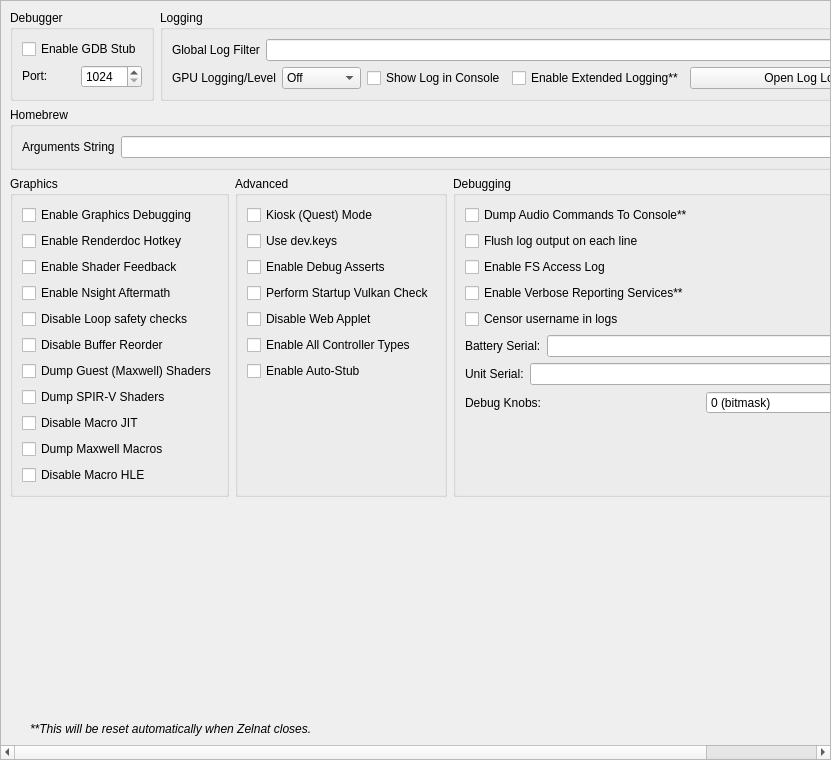
<?xml version="1.0" encoding="UTF-8"?>
<ui version="4.0">
 <class>ConfigureDebug</class>
 <widget class="QScrollArea" name="ConfigureDebug">
  <property name="geometry">
   <rect>
    <x>0</x>
    <y>0</y>
    <width>831</width>
    <height>760</height>
   </rect>
  </property>
  <property name="widgetResizable">
   <bool>true</bool>
  </property>
  <widget class="QWidget" name="widget">
   <property name="geometry">
    <rect>
     <x>0</x>
     <y>0</y>
     <width>829</width>
     <height>758</height>
    </rect>
   </property>
   <layout class="QVBoxLayout" name="verticalLayout_1">
    <item>
     <layout class="QHBoxLayout" name="horizontalLayout">
      <property name="topMargin">
       <number>0</number>
      </property>
      <item>
       <widget class="QGroupBox" name="groupBox">
        <property name="sizePolicy">
         <sizepolicy hsizetype="Preferred" vsizetype="Preferred">
          <horstretch>0</horstretch>
          <verstretch>0</verstretch>
         </sizepolicy>
        </property>
        <property name="title">
         <string>Debugger</string>
        </property>
        <property name="alignment">
         <set>Qt::AlignmentFlag::AlignLeading|Qt::AlignmentFlag::AlignLeft|Qt::AlignmentFlag::AlignTop</set>
        </property>
        <property name="flat">
         <bool>false</bool>
        </property>
        <property name="checkable">
         <bool>false</bool>
        </property>
        <layout class="QVBoxLayout" name="verticalLayout_3">
         <item>
          <widget class="QWidget" name="debug_widget" native="true">
           <property name="sizePolicy">
            <sizepolicy hsizetype="Preferred" vsizetype="Maximum">
             <horstretch>0</horstretch>
             <verstretch>0</verstretch>
            </sizepolicy>
           </property>
           <layout class="QVBoxLayout" name="verticalLayout">
            <property name="sizeConstraint">
             <enum>QLayout::SizeConstraint::SetDefaultConstraint</enum>
            </property>
            <property name="leftMargin">
             <number>0</number>
            </property>
            <property name="topMargin">
             <number>0</number>
            </property>
            <property name="rightMargin">
             <number>0</number>
            </property>
            <property name="bottomMargin">
             <number>0</number>
            </property>
            <item>
             <widget class="QCheckBox" name="toggle_gdbstub">
              <property name="sizePolicy">
               <sizepolicy hsizetype="Maximum" vsizetype="Maximum">
                <horstretch>0</horstretch>
                <verstretch>0</verstretch>
               </sizepolicy>
              </property>
              <property name="text">
               <string>Enable GDB Stub</string>
              </property>
             </widget>
            </item>
            <item>
             <widget class="QWidget" name="horizontalWidget_3" native="true">
              <property name="sizePolicy">
               <sizepolicy hsizetype="Preferred" vsizetype="Maximum">
                <horstretch>0</horstretch>
                <verstretch>0</verstretch>
               </sizepolicy>
              </property>
              <layout class="QHBoxLayout" name="horizontalLayout_3">
               <property name="leftMargin">
                <number>0</number>
               </property>
               <property name="topMargin">
                <number>0</number>
               </property>
               <property name="rightMargin">
                <number>0</number>
               </property>
               <property name="bottomMargin">
                <number>0</number>
               </property>
               <item>
                <widget class="QLabel" name="label_11">
                 <property name="sizePolicy">
                  <sizepolicy hsizetype="Minimum" vsizetype="Maximum">
                   <horstretch>0</horstretch>
                   <verstretch>0</verstretch>
                  </sizepolicy>
                 </property>
                 <property name="text">
                  <string>Port:</string>
                 </property>
                </widget>
               </item>
               <item>
                <widget class="QSpinBox" name="gdbport_spinbox">
                 <property name="sizePolicy">
                  <sizepolicy hsizetype="Preferred" vsizetype="Maximum">
                   <horstretch>0</horstretch>
                   <verstretch>0</verstretch>
                  </sizepolicy>
                 </property>
                 <property name="minimum">
                  <number>1024</number>
                 </property>
                 <property name="maximum">
                  <number>65535</number>
                 </property>
                </widget>
               </item>
              </layout>
             </widget>
            </item>
           </layout>
          </widget>
         </item>
        </layout>
       </widget>
      </item>
      <item>
       <widget class="QGroupBox" name="groupBox_2">
        <property name="sizePolicy">
         <sizepolicy hsizetype="Expanding" vsizetype="Preferred">
          <horstretch>0</horstretch>
          <verstretch>0</verstretch>
         </sizepolicy>
        </property>
        <property name="title">
         <string>Logging</string>
        </property>
        <layout class="QGridLayout" name="gridLayout_1">
         <item row="0" column="0" colspan="4">
          <widget class="QWidget" name="logging_widget" native="true">
           <property name="sizePolicy">
            <sizepolicy hsizetype="Preferred" vsizetype="Maximum">
             <horstretch>0</horstretch>
             <verstretch>0</verstretch>
            </sizepolicy>
           </property>
           <layout class="QHBoxLayout" name="horizontalLayout_1">
            <property name="leftMargin">
             <number>0</number>
            </property>
            <property name="topMargin">
             <number>0</number>
            </property>
            <property name="rightMargin">
             <number>0</number>
            </property>
            <property name="bottomMargin">
             <number>0</number>
            </property>
            <item>
             <widget class="QLabel" name="label_1">
              <property name="sizePolicy">
               <sizepolicy hsizetype="Preferred" vsizetype="Preferred">
                <horstretch>0</horstretch>
                <verstretch>0</verstretch>
               </sizepolicy>
              </property>
              <property name="text">
               <string>Global Log Filter</string>
              </property>
             </widget>
            </item>
            <item>
             <widget class="QLineEdit" name="log_filter_edit"/>
            </item>
           </layout>
          </widget>
         </item>
         <item row="1" column="0">
          <widget class="QWidget" name="gpu_log_level_widget" native="true">
           <property name="sizePolicy">
            <sizepolicy hsizetype="Preferred" vsizetype="Maximum">
             <horstretch>0</horstretch>
             <verstretch>0</verstretch>
            </sizepolicy>
           </property>
           <layout class="QHBoxLayout" name="gpu_log_level_layout">
            <property name="leftMargin">
             <number>0</number>
            </property>
            <property name="topMargin">
             <number>0</number>
            </property>
            <property name="rightMargin">
             <number>0</number>
            </property>
            <property name="bottomMargin">
             <number>0</number>
            </property>
            <item>
             <widget class="QLabel" name="gpu_log_level_label">
              <property name="text">
               <string>GPU Logging/Level</string>
              </property>
             </widget>
            </item>
            <item>
             <widget class="QComboBox" name="gpu_log_level">
              <property name="toolTip">
               <string>Detail level for GPU logs. Off disables logging entirely.</string>
              </property>
              <item>
               <property name="text">
                <string>Off</string>
               </property>
              </item>
              <item>
               <property name="text">
                <string>Errors</string>
               </property>
              </item>
              <item>
               <property name="text">
                <string>Standard</string>
               </property>
              </item>
              <item>
               <property name="text">
                <string>Verbose</string>
               </property>
              </item>
              <item>
               <property name="text">
                <string>All</string>
               </property>
              </item>
             </widget>
            </item>
           </layout>
          </widget>
         </item>
         <item row="1" column="1">
          <widget class="QCheckBox" name="toggle_console">
           <property name="text">
            <string>Show Log in Console</string>
           </property>
          </widget>
         </item>
         <item row="1" column="2">
          <widget class="QCheckBox" name="extended_logging">
           <property name="enabled">
            <bool>true</bool>
           </property>
           <property name="toolTip">
            <string>When checked, the max size of the log increases from 100 MB to 1 GB</string>
           </property>
           <property name="text">
            <string>Enable Extended Logging**</string>
           </property>
          </widget>
         </item>
         <item row="1" column="3">
          <widget class="QPushButton" name="open_log_button">
           <property name="sizePolicy">
            <sizepolicy hsizetype="Expanding" vsizetype="Maximum">
             <horstretch>1</horstretch>
             <verstretch>0</verstretch>
            </sizepolicy>
           </property>
           <property name="minimumSize">
            <size>
             <width>250</width>
             <height>0</height>
            </size>
           </property>
           <property name="text">
            <string>Open Log Location</string>
           </property>
          </widget>
         </item>
        </layout>
       </widget>
      </item>
     </layout>
    </item>
    <item>
     <widget class="QGroupBox" name="groupBox_3">
      <property name="title">
       <string>Homebrew</string>
      </property>
      <layout class="QVBoxLayout" name="verticalLayout_5">
       <item>
        <layout class="QHBoxLayout" name="horizontalLayout_4">
         <item>
          <widget class="QLabel" name="label_3">
           <property name="text">
            <string>Arguments String</string>
           </property>
          </widget>
         </item>
         <item>
          <widget class="QLineEdit" name="homebrew_args_edit"/>
         </item>
        </layout>
       </item>
      </layout>
     </widget>
    </item>
    <item>
     <layout class="QHBoxLayout" name="horizontalLayout_2">
      <item>
       <widget class="QGroupBox" name="groupBox_4">
        <property name="title">
         <string>Graphics</string>
        </property>
        <layout class="QGridLayout" name="gridLayout_2">
         <item row="4" column="0">
          <widget class="QCheckBox" name="disable_loop_safety_checks">
           <property name="toolTip">
            <string>When checked, it executes shaders without loop logic changes</string>
           </property>
           <property name="text">
            <string>Disable Loop safety checks</string>
           </property>
          </widget>
         </item>
         <item row="9" column="0">
          <widget class="QCheckBox" name="dump_macros">
           <property name="enabled">
            <bool>true</bool>
           </property>
           <property name="toolTip">
            <string>When checked, it will dump all the macro programs of the GPU</string>
           </property>
           <property name="text">
            <string>Dump Maxwell Macros</string>
           </property>
          </widget>
         </item>
         <item row="3" column="0">
          <widget class="QCheckBox" name="enable_nsight_aftermath">
           <property name="toolTip">
            <string>When checked, it enables Nsight Aftermath crash dumps</string>
           </property>
           <property name="text">
            <string>Enable Nsight Aftermath</string>
           </property>
          </widget>
         </item>
         <item row="6" column="0">
          <widget class="QCheckBox" name="dump_guest_shaders">
           <property name="enabled">
            <bool>true</bool>
           </property>
           <property name="toolTip">
            <string>When checked, it will dump original Maxwell guest shader bytecode (the input to the recompiler) as .ash files under DumpDir/shaders/. Useful for inspection with nvdisasm.</string>
           </property>
           <property name="text">
            <string>Dump Guest (Maxwell) Shaders</string>
           </property>
          </widget>
         </item>
         <item row="1" column="0">
          <widget class="QCheckBox" name="enable_renderdoc_hotkey">
           <property name="text">
            <string>Enable Renderdoc Hotkey</string>
           </property>
          </widget>
         </item>
         <item row="8" column="0">
          <widget class="QCheckBox" name="disable_macro_jit">
           <property name="enabled">
            <bool>true</bool>
           </property>
           <property name="toolTip">
            <string>When checked, it disables the macro Just In Time compiler. Enabling this makes games run slower</string>
           </property>
           <property name="text">
            <string>Disable Macro JIT</string>
           </property>
          </widget>
         </item>
         <item row="10" column="0">
          <widget class="QCheckBox" name="disable_macro_hle">
           <property name="enabled">
            <bool>true</bool>
           </property>
           <property name="toolTip">
            <string>When checked, it disables the macro HLE functions. Enabling this makes games run slower</string>
           </property>
           <property name="text">
            <string>Disable Macro HLE</string>
           </property>
          </widget>
         </item>
         <item row="0" column="0">
          <widget class="QCheckBox" name="enable_graphics_debugging">
           <property name="enabled">
            <bool>true</bool>
           </property>
           <property name="toolTip">
            <string>When checked, the graphics API enters a slower debugging mode</string>
           </property>
           <property name="text">
            <string>Enable Graphics Debugging</string>
           </property>
          </widget>
         </item>
         <item row="11" column="0">
          <spacer name="verticalSpacer_5">
           <property name="orientation">
            <enum>Qt::Orientation::Vertical</enum>
           </property>
           <property name="sizeType">
            <enum>QSizePolicy::Policy::Preferred</enum>
           </property>
           <property name="sizeHint" stdset="0">
            <size>
             <width>20</width>
             <height>0</height>
            </size>
           </property>
          </spacer>
         </item>
         <item row="2" column="0">
          <widget class="QCheckBox" name="enable_shader_feedback">
           <property name="toolTip">
            <string>When checked, Zelnat will log statistics about the compiled pipeline cache</string>
           </property>
           <property name="text">
            <string>Enable Shader Feedback</string>
           </property>
          </widget>
         </item>
         <item row="5" column="0">
          <widget class="QCheckBox" name="disable_buffer_reorder">
           <property name="toolTip">
            <string>&lt;html&gt;&lt;head/&gt;&lt;body&gt;&lt;p&gt;When checked, disables reordering of mapped memory uploads which allows to associate uploads with specific draws. May reduce performance in some cases.&lt;/p&gt;&lt;/body&gt;&lt;/html&gt;</string>
           </property>
           <property name="text">
            <string>Disable Buffer Reorder</string>
           </property>
          </widget>
         </item>
         <item row="7" column="0">
          <widget class="QCheckBox" name="gpu_log_shader_dumps">
           <property name="toolTip">
            <string>When checked, it will dump the recompiler's output SPIR-V binaries (.spv) under LogDir/shaders/. Inspect via SPIRV-Tools (spirv-dis / spirv-cross / spirv-val) or RenderDoc.</string>
           </property>
           <property name="text">
            <string>Dump SPIR-V Shaders</string>
           </property>
          </widget>
         </item>
        </layout>
       </widget>
      </item>
      <item>
       <widget class="QGroupBox" name="groupBox_6">
        <property name="title">
         <string>Advanced</string>
        </property>
        <layout class="QGridLayout" name="gridLayout_4">
         <item row="3" column="0">
          <widget class="QCheckBox" name="perform_vulkan_check">
           <property name="toolTip">
            <string>Enables Zelnat to check for a working Vulkan environment when the program starts up. Disable this if this is causing issues with external programs seeing Zelnat.</string>
           </property>
           <property name="text">
            <string>Perform Startup Vulkan Check</string>
           </property>
          </widget>
         </item>
         <item row="4" column="0">
          <widget class="QCheckBox" name="disable_web_applet">
           <property name="text">
            <string>Disable Web Applet</string>
           </property>
          </widget>
         </item>
         <item row="5" column="0">
          <widget class="QCheckBox" name="enable_all_controllers">
           <property name="text">
            <string>Enable All Controller Types</string>
           </property>
          </widget>
         </item>
         <item row="6" column="0">
          <widget class="QCheckBox" name="use_auto_stub">
           <property name="text">
            <string>Enable Auto-Stub</string>
           </property>
          </widget>
         </item>
         <item row="0" column="0">
          <widget class="QCheckBox" name="quest_flag">
           <property name="text">
            <string>Kiosk (Quest) Mode</string>
           </property>
          </widget>
         </item>
         <item row="1" column="0">
          <widget class="QCheckBox" name="use_dev_keys">
           <property name="text">
            <string>Use dev.keys</string>
           </property>
          </widget>
         </item>
         <item row="2" column="0">
          <widget class="QCheckBox" name="use_debug_asserts">
           <property name="text">
            <string>Enable Debug Asserts</string>
           </property>
          </widget>
         </item>
         <item row="7" column="0">
          <spacer name="verticalSpacer_4">
           <property name="orientation">
            <enum>Qt::Orientation::Vertical</enum>
           </property>
           <property name="sizeType">
            <enum>QSizePolicy::Policy::Expanding</enum>
           </property>
           <property name="sizeHint" stdset="0">
            <size>
             <width>20</width>
             <height>0</height>
            </size>
           </property>
          </spacer>
         </item>
        </layout>
       </widget>
      </item>
      <item>
       <widget class="QGroupBox" name="groupBox_5">
        <property name="title">
         <string>Debugging</string>
        </property>
        <layout class="QGridLayout" name="gridLayout_3">
         <item row="6" column="0">
          <widget class="QWidget" name="serial_battery_widget" native="true">
           <property name="sizePolicy">
            <sizepolicy hsizetype="Preferred" vsizetype="Maximum">
             <horstretch>0</horstretch>
             <verstretch>0</verstretch>
            </sizepolicy>
           </property>
           <layout class="QHBoxLayout" name="horizontalLayout_11">
            <property name="leftMargin">
             <number>0</number>
            </property>
            <property name="topMargin">
             <number>0</number>
            </property>
            <property name="rightMargin">
             <number>0</number>
            </property>
            <property name="bottomMargin">
             <number>0</number>
            </property>
            <item>
             <widget class="QLabel" name="label_12">
              <property name="sizePolicy">
               <sizepolicy hsizetype="Preferred" vsizetype="Preferred">
                <horstretch>0</horstretch>
                <verstretch>0</verstretch>
               </sizepolicy>
              </property>
              <property name="text">
               <string>Battery Serial:</string>
              </property>
             </widget>
            </item>
            <item>
             <widget class="QLineEdit" name="serial_battery_edit"/>
            </item>
           </layout>
          </widget>
         </item>
         <item row="8" column="0">
          <widget class="QWidget" name="debug_knobs_widget" native="true">
           <property name="sizePolicy">
            <sizepolicy hsizetype="Preferred" vsizetype="Maximum">
             <horstretch>0</horstretch>
             <verstretch>0</verstretch>
            </sizepolicy>
           </property>
           <layout class="QHBoxLayout" name="horizontalLayout_debug_knobs">
            <property name="leftMargin">
             <number>0</number>
            </property>
            <property name="topMargin">
             <number>0</number>
            </property>
            <property name="rightMargin">
             <number>0</number>
            </property>
            <property name="bottomMargin">
             <number>0</number>
            </property>
            <item>
             <widget class="QLabel" name="label_debug_knobs">
              <property name="sizePolicy">
               <sizepolicy hsizetype="Preferred" vsizetype="Preferred">
                <horstretch>0</horstretch>
                <verstretch>0</verstretch>
               </sizepolicy>
              </property>
              <property name="text">
               <string>Debug Knobs:</string>
              </property>
             </widget>
            </item>
            <item>
             <widget class="QSpinBox" name="debug_knobs_spinbox">
              <property name="minimum">
               <number>0</number>
              </property>
              <property name="maximum">
               <number>65535</number>
              </property>
              <property name="toolTip">
               <string>Bitmask for quick development toggles</string>
              </property>
              <property name="statusTip">
               <string>Set debug knobs (bitmask)</string>
              </property>
              <property name="whatsThis">
               <string>16-bit debug knob set for quick development toggles</string>
              </property>
              <property name="suffix">
               <string> (bitmask)</string>
              </property>
             </widget>
            </item>
           </layout>
          </widget>
         </item>
         <item row="7" column="0">
          <widget class="QWidget" name="serial_board_widget" native="true">
           <property name="sizePolicy">
            <sizepolicy hsizetype="Preferred" vsizetype="Maximum">
             <horstretch>0</horstretch>
             <verstretch>0</verstretch>
            </sizepolicy>
           </property>
           <layout class="QHBoxLayout" name="horizontalLayout_12">
            <property name="leftMargin">
             <number>0</number>
            </property>
            <property name="topMargin">
             <number>0</number>
            </property>
            <property name="rightMargin">
             <number>0</number>
            </property>
            <property name="bottomMargin">
             <number>0</number>
            </property>
            <item>
             <widget class="QLabel" name="label_13">
              <property name="sizePolicy">
               <sizepolicy hsizetype="Preferred" vsizetype="Preferred">
                <horstretch>0</horstretch>
                <verstretch>0</verstretch>
               </sizepolicy>
              </property>
              <property name="text">
               <string>Unit Serial:</string>
              </property>
             </widget>
            </item>
            <item>
             <widget class="QLineEdit" name="serial_board_edit"/>
            </item>
           </layout>
          </widget>
         </item>
         <item row="20" column="0">
          <spacer name="verticalSpacer_3">
           <property name="orientation">
            <enum>Qt::Orientation::Vertical</enum>
           </property>
           <property name="sizeType">
            <enum>QSizePolicy::Policy::Expanding</enum>
           </property>
           <property name="sizeHint" stdset="0">
            <size>
             <width>20</width>
             <height>0</height>
            </size>
           </property>
          </spacer>
         </item>
         <item row="1" column="0">
          <widget class="QCheckBox" name="dump_audio_commands">
           <property name="toolTip">
            <string>Enable this to output the latest generated audio command list to the console. Only affects games using the audio renderer.</string>
           </property>
           <property name="text">
            <string>Dump Audio Commands To Console**</string>
           </property>
          </widget>
         </item>
         <item row="2" column="0">
          <widget class="QCheckBox" name="flush_line">
           <property name="text">
            <string>Flush log output on each line</string>
           </property>
          </widget>
         </item>
         <item row="3" column="0">
          <widget class="QCheckBox" name="fs_access_log">
           <property name="text">
            <string>Enable FS Access Log</string>
           </property>
          </widget>
         </item>
         <item row="4" column="0">
          <widget class="QCheckBox" name="reporting_services">
           <property name="text">
            <string>Enable Verbose Reporting Services**</string>
           </property>
          </widget>
         </item>
         <item row="5" column="0">
          <widget class="QCheckBox" name="censor_username">
           <property name="text">
            <string>Censor username in logs</string>
           </property>
          </widget>
         </item>
        </layout>
       </widget>
      </item>
     </layout>
    </item>
    <item>
     <spacer name="verticalSpacer">
      <property name="orientation">
       <enum>Qt::Orientation::Vertical</enum>
      </property>
      <property name="sizeHint" stdset="0">
       <size>
        <width>20</width>
        <height>0</height>
       </size>
      </property>
     </spacer>
    </item>
    <item>
     <widget class="QLabel" name="label_5">
      <property name="sizePolicy">
       <sizepolicy hsizetype="Expanding" vsizetype="Preferred">
        <horstretch>0</horstretch>
        <verstretch>0</verstretch>
       </sizepolicy>
      </property>
      <property name="font">
       <font>
        <italic>true</italic>
       </font>
      </property>
      <property name="text">
    <string>**This will be reset automatically when Zelnat closes.</string>
      </property>
      <property name="indent">
       <number>20</number>
      </property>
     </widget>
    </item>
   </layout>
  </widget>
 </widget>
 <tabstops>
  <tabstop>log_filter_edit</tabstop>
  <tabstop>toggle_console</tabstop>
  <tabstop>extended_logging</tabstop>
  <tabstop>open_log_button</tabstop>
  <tabstop>homebrew_args_edit</tabstop>
  <tabstop>enable_graphics_debugging</tabstop>
  <tabstop>enable_shader_feedback</tabstop>
  <tabstop>enable_nsight_aftermath</tabstop>
  <tabstop>fs_access_log</tabstop>
  <tabstop>reporting_services</tabstop>
  <tabstop>quest_flag</tabstop>
  <tabstop>use_debug_asserts</tabstop>
 </tabstops>
 <resources/>
 <connections/>
</ui>
